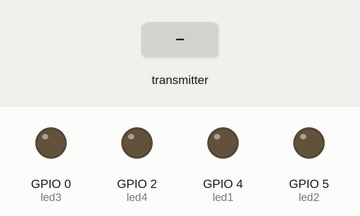
A sketch run on a simulated ESP8266 (NodeMCU). Parts: output pins drawn as LEDs (lit = HIGH). The inputs (shaded band) are chosen by the test bench.

Above: at 1.2 s.
1.3 s: the transmitter starts sending a = 0
At 1.6 s:
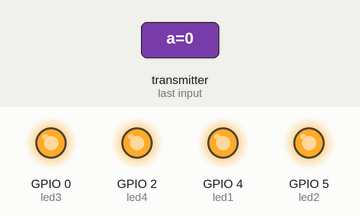
Timing chart, 0 to 4.3 s (numbered marks = the images above; inputs shaded):
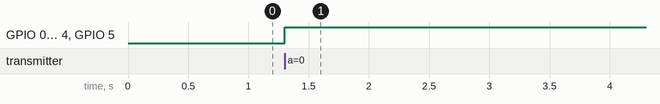

The sketch:

receiver-df_final.ino
```cpp
#include <ESP8266WiFi.h>
#include <espnow.h>

#define led1 4  // light
#define led2 5  // oscilloscope
#define led3 0  // solder
#define led4 2  // power

// Structure to declare variable
typedef struct myStruct {
    int a;
    int b;
    int c;
    int d;
} myStruct;

// Create a myStruct called structObj
myStruct structObj;

// Callback function
void OnDataRecv(uint8_t * mac, uint8_t *incomingData, uint8_t len) {
  memcpy(&structObj, incomingData, sizeof(structObj));
 // Serial.print("Bytes received: ");
 // Serial.println(len);
 // Serial.print("D1 button state: ");
 // Serial.println(structObj.a);
 // Serial.print("D3 button state: ");
 // Serial.println(structObj.b);
  // Serial.println();

  digitalWrite(led1, (structObj.a == 100) ? HIGH : LOW);
  digitalWrite(led1, (structObj.a == 200) ? LOW : HIGH);

  digitalWrite(led2, (structObj.b == 100) ? HIGH : LOW);
  digitalWrite(led2, (structObj.b == 200) ? LOW : HIGH);

  digitalWrite(led3, (structObj.c == 100) ? HIGH : LOW);
  digitalWrite(led3, (structObj.c == 200) ? LOW : HIGH);

  digitalWrite(led4, (structObj.d == 100) ? HIGH : LOW);
  digitalWrite(led4, (structObj.d == 200) ? LOW : HIGH);
}

void setup() {
  // Initialize Serial Monitor
  Serial.begin(115200);

  pinMode(led1, OUTPUT);
  pinMode(led2, OUTPUT);
  pinMode(led3, OUTPUT);
  pinMode(led4, OUTPUT);

  // Set device as a Wi-Fi Station
  WiFi.mode(WIFI_STA);

  // Init ESP-NOW
  if (esp_now_init() != 0) {
    Serial.println("Error initializing ESP-NOW");
    return;
  }

  esp_now_set_self_role(ESP_NOW_ROLE_SLAVE); //set role
  esp_now_register_recv_cb(OnDataRecv); // set callback
}

void loop() {

}
```

Measured:
- after the input at 1.3 s, GPIO 0 (led3), GPIO 2 (led4), GPIO 4 (led1), GPIO 5 (led2): LOW → HIGH at once
